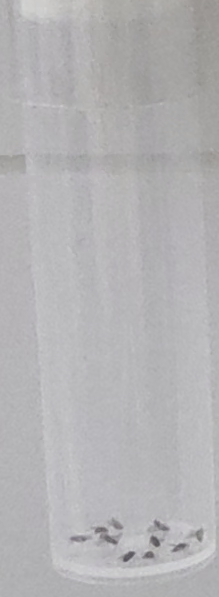
#> input picture dataset_sample/images/frame_000000_tube_1.png, 219 x 597 px; its folder holds only this picture in this run
$ python annotate_flies.py
#> lines starting #> are read from the running program, lines starting #| are printed output that depends on the picture; after the words box and inside, x2 and y2 are one past the last pixel; in counts of white or black regions, pixels touching at a corner belong together
### yolo_labels.py
"""YOLO Detection 标签工具：像素框与归一化框转换、严格校验、读写和反绘。"""

import math
from pathlib import Path

import cv2
import numpy as np


def read_image(path):
    """使用字节解码以兼容 Windows 中文路径。"""
    data = np.fromfile(Path(path), dtype=np.uint8)
    if data.size == 0:
        raise ValueError(f"图片文件为空：{path}")
    frame = cv2.imdecode(data, cv2.IMREAD_COLOR)
    if frame is None:
        raise ValueError(f"无法读取图片：{path}")
    return frame


# [55 lines left out: functions xyxy_to_yolo, yolo_to_xyxy, read_labels, write_labels, not called in this run]


def draw_boxes(image, boxes):
    """在原尺寸图像副本上反绘 fly 框；不修改待标注原图。"""
    result = image.copy()
    height, width = image.shape[:2]
    for box in boxes:
        x1, y1, x2, y2 = [round(v) for v in box]
        x1, y1 = max(0, min(width - 1, x1)), max(0, min(height - 1, y1))
        x2, y2 = max(x1 + 1, min(width, x2)), max(y1 + 1, min(height, y2))
        cv2.rectangle(result, (x1, y1), (x2 - 1, y2 - 1), (0, 255, 0), 1)
        cv2.putText(result, "fly", (x1, max(10, y1 - 3)), cv2.FONT_HERSHEY_SIMPLEX, 0.35, (0, 0, 0), 2)
        cv2.putText(result, "fly", (x1, max(10, y1 - 3)), cv2.FONT_HERSHEY_SIMPLEX, 0.35, (0, 255, 255), 1)
    return result

### annotate_flies.py
"""简单的 OpenCV 人工标注窗口：逐图画果蝇框、撤销、保存 YOLO 标签并继续。"""

import argparse
import json
import math
from pathlib import Path
import sys

import cv2
import numpy as np

from yolo_labels import draw_boxes, read_image, read_labels, write_labels, xyxy_to_yolo


def annotate_image(image, initial_boxes, title):
    """释放鼠标即增加一个框；Enter 保存下一张，U 撤销，D 存草稿退出，Esc 放弃本次修改。"""
    height, width = image.shape[:2]
    scale = min(3.0, 740 / height, 1100 / width)
    dw, dh = max(1, round(width * scale)), max(1, round(height * scale))
    canvas_width, top = max(760, dw), 85
    left = (canvas_width - dw) // 2
    boxes = [list(box) for box in initial_boxes]
    state = {"start": None, "end": None, "empty_confirmed": False}
    window = "Fly boxes - manual annotation"

    def point(x, y):
        return min(dw, max(0, x - left)), min(dh, max(0, y - top))

    def current_box():
        if state["start"] is None:
            return None
        (ax, ay), (bx, by) = state["start"], state["end"]
        if ax == bx or ay == by:
            return None
        return [math.floor(min(ax, bx) * width / dw), math.floor(min(ay, by) * height / dh),
                min(width, math.ceil(max(ax, bx) * width / dw)), min(height, math.ceil(max(ay, by) * height / dh))]

    def mouse(event, x, y, flags, userdata):
        if event == cv2.EVENT_LBUTTONDOWN and left <= x < left + dw and top <= y < top + dh:
            state.update(start=point(x, y), end=point(x, y))
        elif event == cv2.EVENT_MOUSEMOVE and state["start"] is not None:
            state["end"] = point(x, y)
        elif event == cv2.EVENT_LBUTTONUP and state["start"] is not None:
            state["end"] = point(x, y)
            box = current_box()
            if box and box not in boxes:
                boxes.append(box)
                state["empty_confirmed"] = False
                print(f"新增框 {len(boxes)}：{box}", flush=True)
            state.update(start=None, end=None)

    try:
        cv2.namedWindow(window, cv2.WINDOW_AUTOSIZE)
        cv2.setMouseCallback(window, mouse)
        while True:
            display = draw_boxes(image, boxes)
            pending = current_box()
            if pending:
                cv2.rectangle(display, tuple(pending[:2]), (pending[2] - 1, pending[3] - 1), (0, 170, 255), 1)
            canvas = np.full((dh + top, canvas_width, 3), 30, dtype=np.uint8)
            canvas[top:, left:left + dw] = cv2.resize(display, (dw, dh), interpolation=cv2.INTER_LINEAR)
            messages = [f"{title} | {width}x{height} | boxes: {len(boxes)}",
                        "Drag: add | U/Backspace: undo | Enter/N: save ALL + next",
                        "D: draft + quit | Esc: discard changes + quit | E: confirm empty"]
            if state["empty_confirmed"]:
                messages[2] = "Confirmed no flies: Enter saves an empty label."
            for row, message in enumerate(messages):
                cv2.putText(canvas, message, (10, 22 + row * 25), cv2.FONT_HERSHEY_SIMPLEX, 0.48, (255, 255, 255), 1)
            cv2.imshow(window, canvas)
            key = cv2.waitKeyEx(30)
            if key == 27 or cv2.getWindowProperty(window, cv2.WND_PROP_VISIBLE) < 1:
                return "quit", boxes
            if key in (8, 127, ord("u"), ord("U")):
                if state["start"] is None and boxes:
                    boxes.pop()
                state.update(start=None, end=None, empty_confirmed=False)
            elif key in (ord("d"), ord("D")):
                return "draft", boxes
            elif key in (ord("e"), ord("E")) and not boxes:
                state["empty_confirmed"] = True
            elif key in (10, 13, ord("n"), ord("N")) and state["start"] is None:
                if boxes or state["empty_confirmed"]:
                    return "complete", boxes
                print("没有框。若已确认整张图无果蝇，请先按 E 再按 Enter；未标完可按 D 存草稿。", flush=True)
    finally:
        cv2.destroyAllWindows()


def annotate_dataset(dataset, limit=None, review_existing=False):
    """同名 txt 只在用户确认完整标注后保存，草稿另存 JSON，避免混入训练标签。"""
    dataset = Path(dataset)
    images = sorted((dataset / "images").glob("*.png"))
    if not images:
        raise ValueError("images 目录中没有 PNG 候选图片，请先生成数据。")
    if len({path.stem for path in images}) != len(images):
        raise ValueError("图片名称重复。")
    completed = 0
    for path in images:
        label = dataset / "labels" / f"{path.stem}.txt"
        draft = dataset / "drafts" / f"{path.stem}.json"
        if label.exists() and not review_existing and not draft.exists():
            continue
        image = read_image(path)
        height, width = image.shape[:2]
        initial = []
        if draft.exists():
            data = json.loads(draft.read_text(encoding="utf-8"))
            if data.get("image_size") != [width, height]:
                raise ValueError(f"草稿尺寸不匹配：{draft}")
            initial = data["boxes_xyxy"]
            for box in initial:
                xyxy_to_yolo(box, width, height)
        elif label.exists():
            initial = [[round(v) for v in box] for box in read_labels(label, width, height)]
        print(f"正在标注：{path.name}；请框出全部可辨认果蝇，每只一个框。", flush=True)
        action, boxes = annotate_image(image, initial, path.name)
        if action == "quit":
            print("已退出，本张未保存的修改已放弃，之前保存的标签保留。")
            break
        record = {"image": path.name, "image_size": [width, height], "boxes_xyxy": boxes,
                  "status": action, "source": "human_mouse_annotation"}
        if action == "draft":
            draft.parent.mkdir(parents=True, exist_ok=True)
            draft.write_text(json.dumps(record, ensure_ascii=False, indent=2) + "\n", encoding="utf-8")
            print(f"草稿已保存：{draft.resolve()}；未创建或修改训练标签。")
            break
        lines = write_labels(label, boxes, width, height)
        record["yolo_lines"] = lines
        audit = dataset / "annotations" / f"{path.stem}.json"
        audit.parent.mkdir(parents=True, exist_ok=True)
        audit.write_text(json.dumps(record, ensure_ascii=False, indent=2) + "\n", encoding="utf-8")
        if draft.exists():
            draft.unlink()
        print(f"已保存 {len(boxes)} 个 fly 框：{label.resolve()}", flush=True)
        completed += 1
        if limit is not None and completed >= limit:
            break
    print(f"本次完成 {completed} 张图片；当前共 {len(list((dataset / 'labels').glob('*.txt')))} / {len(images)} 张具有标签。")


def main():
    sys.stdout.reconfigure(encoding="utf-8")
    sys.stderr.reconfigure(encoding="utf-8")
    parser = argparse.ArgumentParser(description=__doc__)
    parser.add_argument("--dataset", type=Path, default=Path("dataset_sample"))
    parser.add_argument("--limit", type=int, help="本次最多保存多少张完整标注，例如 1")
    parser.add_argument("--review-existing", action="store_true", help="也打开已保存的标签以人工复查和修改")
    args = parser.parse_args()
    if args.limit is not None and args.limit <= 0:
        parser.error("--limit 必须大于 0。")
    try:
        annotate_dataset(args.dataset, args.limit, args.review_existing)
#> in read_image, frame is the input picture: shape (597, 219, 3); mean B, G, R 180.7, 178.7, 179.8
#> in annotate_image, `canvas[top:, left:left + dw] = cv2.resize(display, (dw, dh), interpola..`:
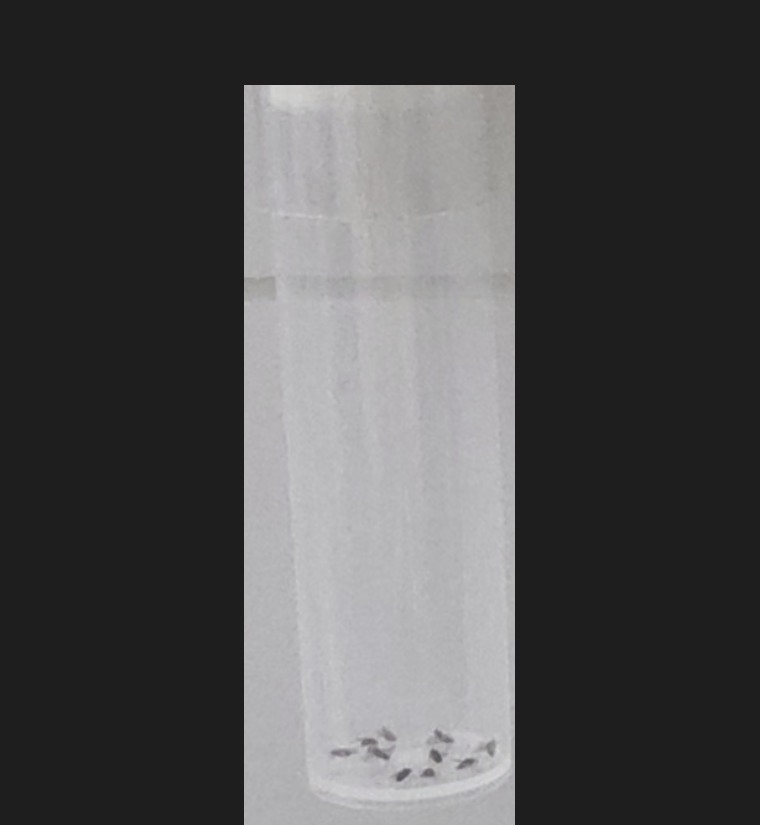
#> canvas: shape (825, 760, 3); mean B, G, R 78.2, 77.5, 77.9
#> after the loop in annotate_image, `for row, message in enumerate(messages):`:
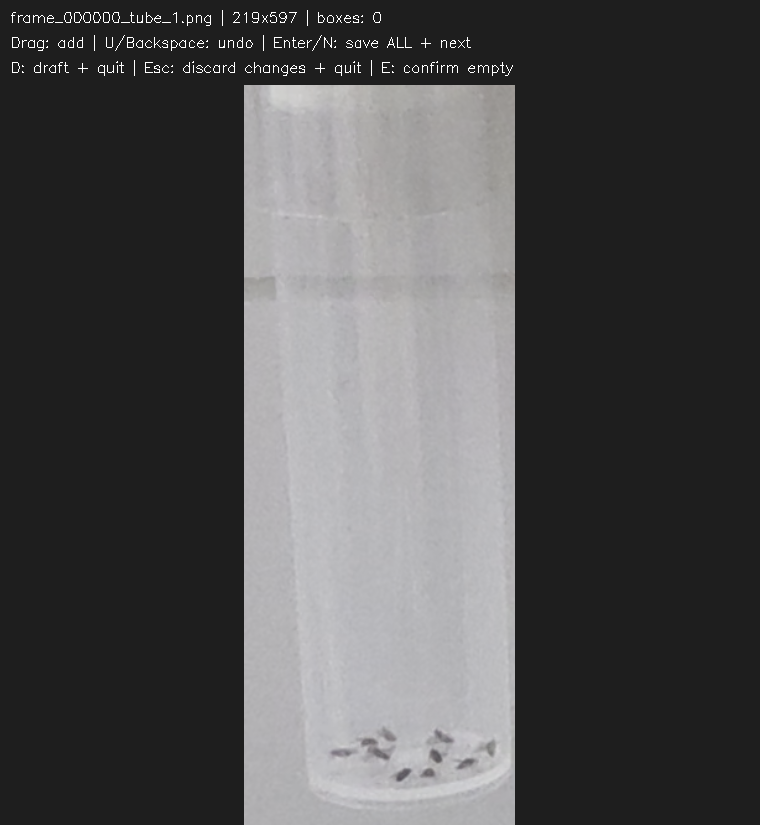
#> canvas: shape (825, 760, 3); 0.42% of pixels changed, all inside (x1, y1, x2, y2) = (11, 10, 513, 76)
#> (key e is pressed here)
#> in annotate_image, `key = cv2.waitKeyEx(30)`: key = 101
#> in annotate_dataset, `action, boxes = annotate_image(image, initial, path.name)`: action = 'quit'; boxes = []
    except (OSError, ValueError, KeyError, TypeError, cv2.error) as exc:
        parser.exit(1, f"错误：{exc}\n")


if __name__ == "__main__":
    main()

$ run again, on dataset_sample/images/frame_000000_tube_5.png
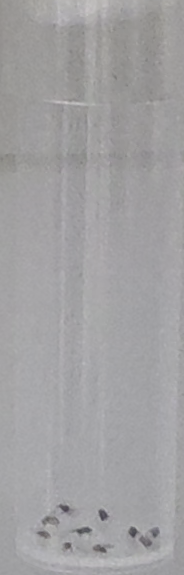
#> input picture dataset_sample/images/frame_000000_tube_5.png, 184 x 575 px
#> in read_image, frame is the input picture: shape (575, 184, 3); mean B, G, R 161.9, 160.4, 161.4
#> in annotate_image, `canvas[top:, left:left + dw] = cv2.resize(display, (dw, dh), interpola..`:
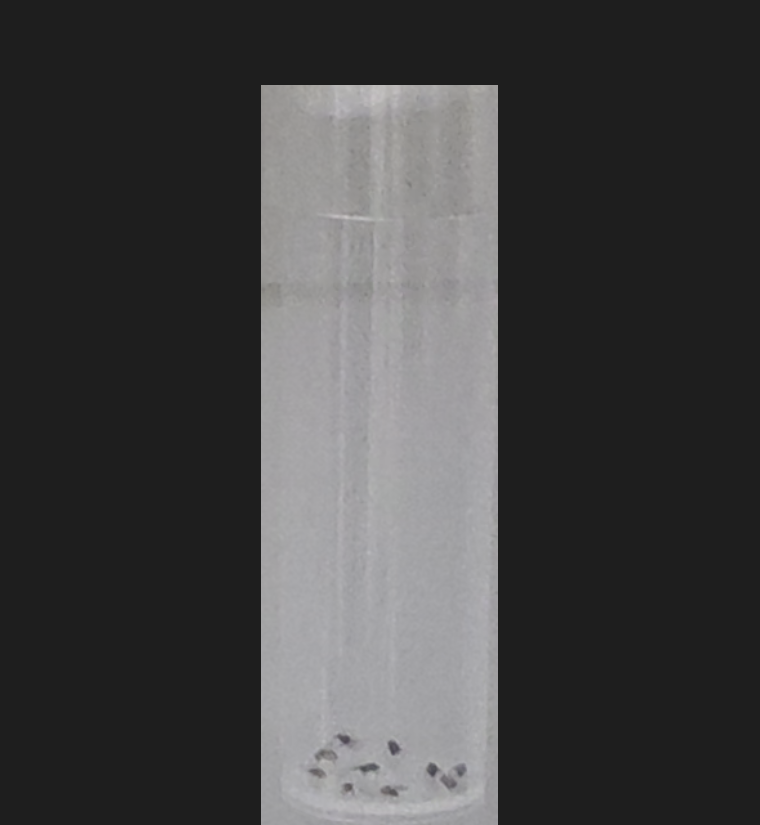
#> canvas: shape (825, 760, 3); mean B, G, R 66.9, 66.4, 66.7
#> after the loop in annotate_image, `for row, message in enumerate(messages):`:
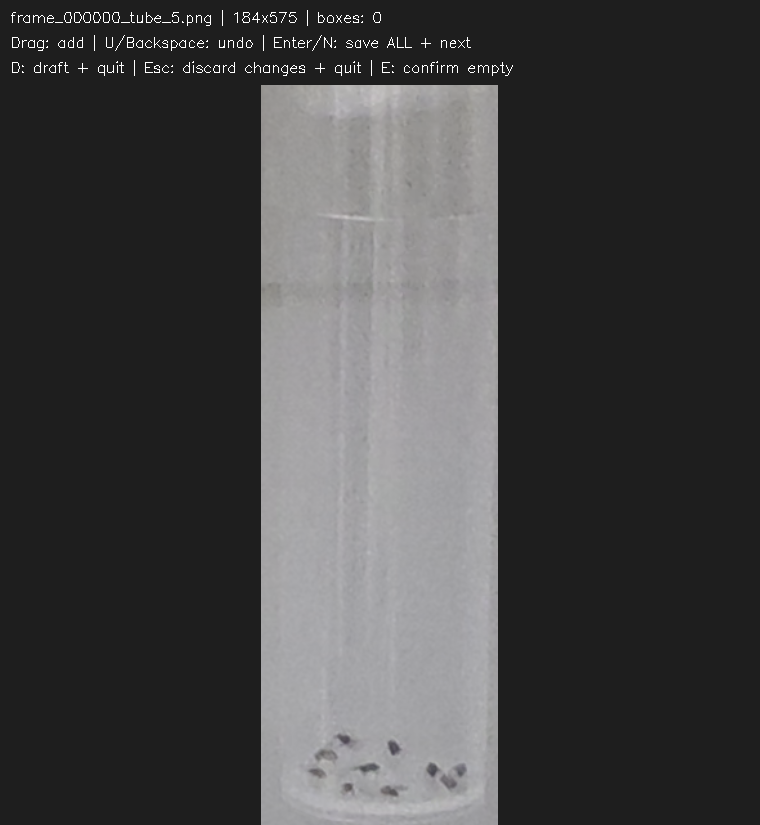
#> canvas: shape (825, 760, 3); 0.43% of pixels changed, all inside (x1, y1, x2, y2) = (11, 10, 513, 76)
#> key = 101
#> action = 'quit'; boxes = []

$ run again, on dataset_sample/images/frame_000080_tube_1.png
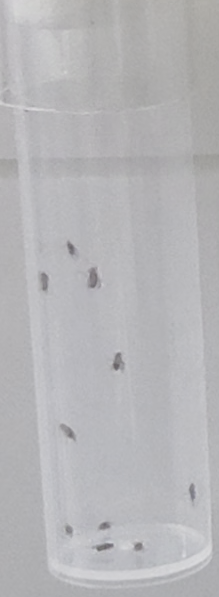
#> input picture dataset_sample/images/frame_000080_tube_1.png, 219 x 597 px
#> in read_image, frame is the input picture: shape (597, 219, 3); mean B, G, R 184.1, 181.6, 182
#> in annotate_image, `canvas[top:, left:left + dw] = cv2.resize(display, (dw, dh), interpola..`:
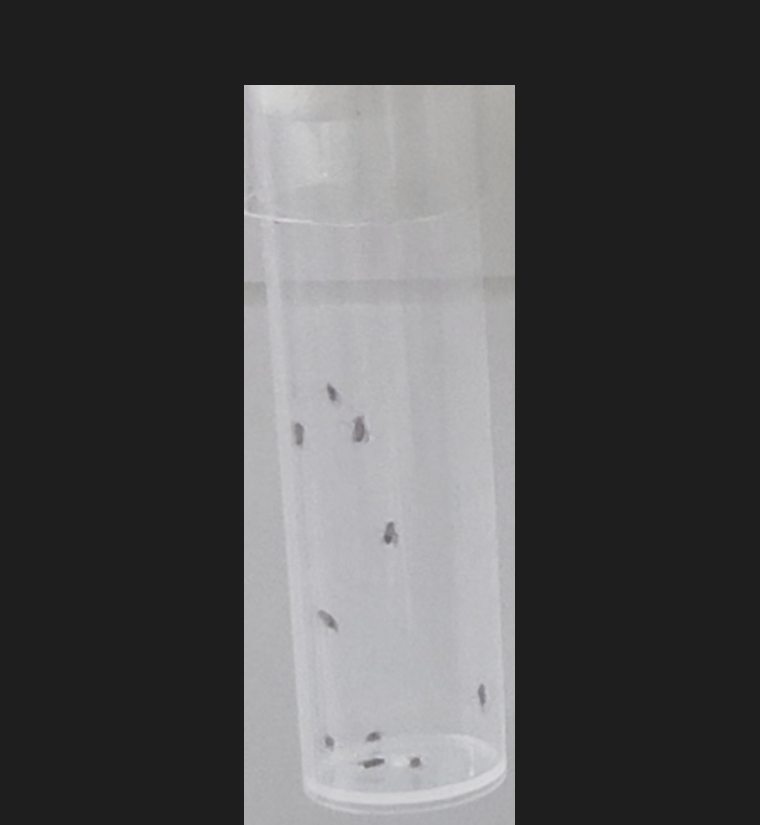
#> canvas: shape (825, 760, 3); mean B, G, R 79.3, 78.5, 78.6
#> after the loop in annotate_image, `for row, message in enumerate(messages):`:
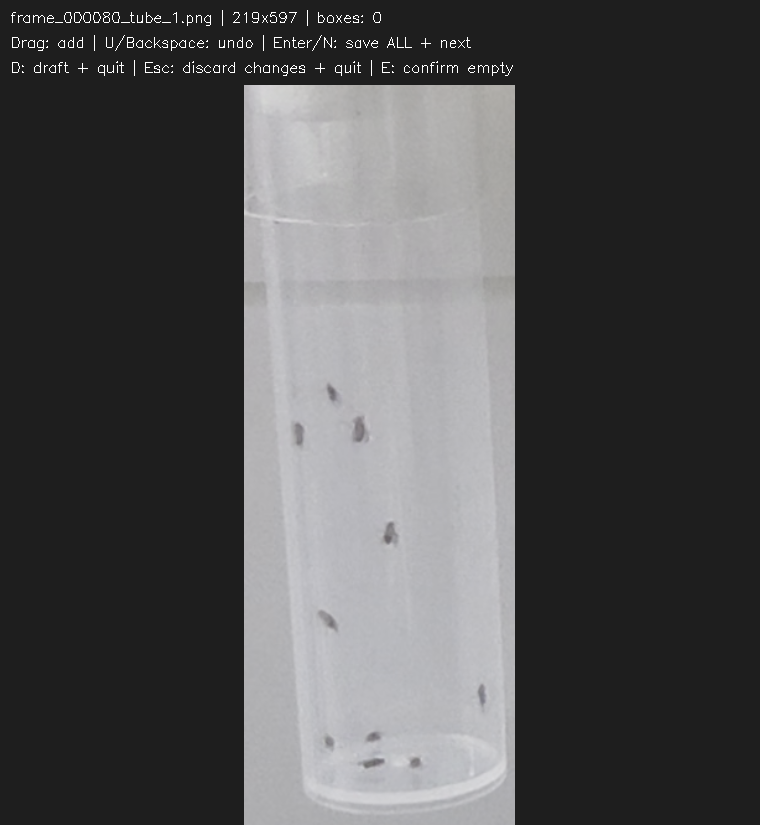
#> canvas: shape (825, 760, 3); 0.42% of pixels changed, all inside (x1, y1, x2, y2) = (11, 10, 513, 76)
#> key = 101
#> action = 'quit'; boxes = []

$ run again, on dataset_sample/images/frame_000000_tube_2.png
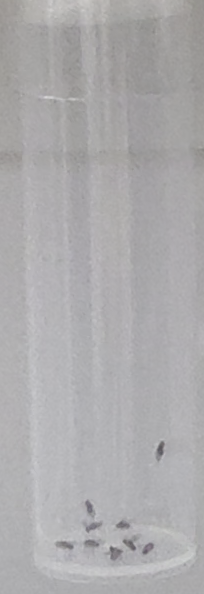
#> input picture dataset_sample/images/frame_000000_tube_2.png, 204 x 594 px
#> in read_image, frame is the input picture: shape (594, 204, 3); mean B, G, R 172.6, 171.1, 172.3
#> in annotate_image, `canvas[top:, left:left + dw] = cv2.resize(display, (dw, dh), interpola..`:
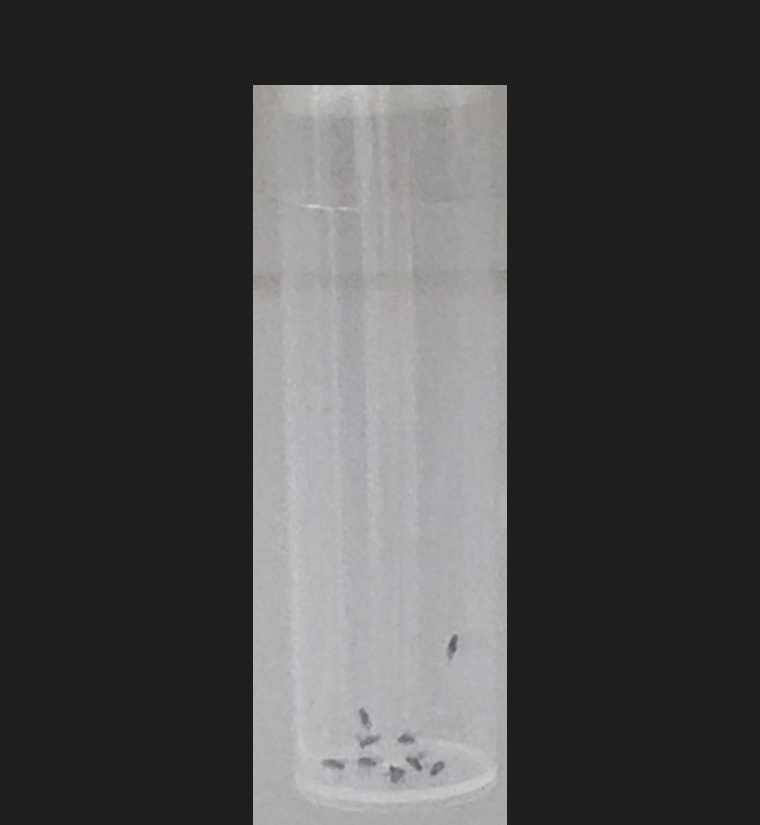
#> canvas: shape (825, 760, 3); mean B, G, R 72.7, 72.3, 72.6
#> after the loop in annotate_image, `for row, message in enumerate(messages):`:
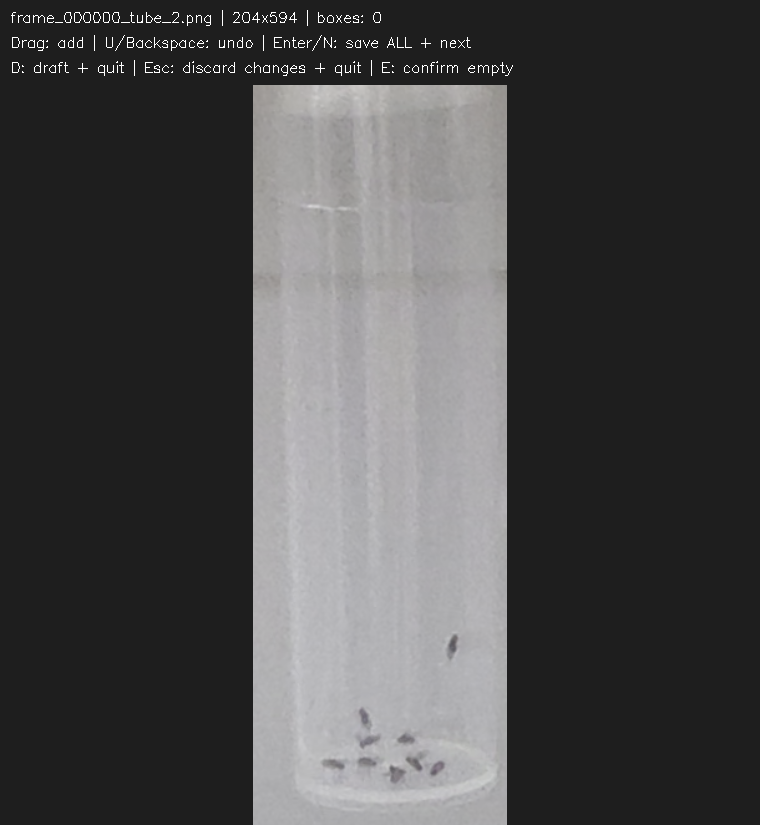
#> canvas: shape (825, 760, 3); 0.43% of pixels changed, all inside (x1, y1, x2, y2) = (11, 10, 513, 76)
#> key = 101
#> action = 'quit'; boxes = []
